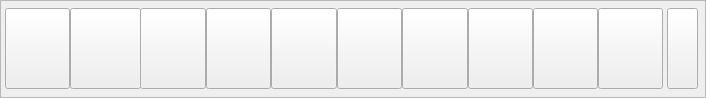
<?xml version="1.0" encoding="UTF-8"?>
<ui version="4.0">
 <class>ToolbarWin</class>
 <widget class="QWidget" name="ToolbarWin">
  <property name="geometry">
   <rect>
    <x>0</x>
    <y>0</y>
    <width>706</width>
    <height>98</height>
   </rect>
  </property>
  <property name="cursor">
   <cursorShape>PointingHandCursor</cursorShape>
  </property>
  <property name="windowTitle">
   <string>IndicateWin</string>
  </property>
  <property name="windowOpacity">
   <double>1.000000000000000</double>
  </property>
  <property name="styleSheet">
   <string notr="true"/>
  </property>
  <layout class="QHBoxLayout" name="horizontalLayout">
   <property name="spacing">
    <number>0</number>
   </property>
   <property name="leftMargin">
    <number>0</number>
   </property>
   <property name="topMargin">
    <number>0</number>
   </property>
   <property name="rightMargin">
    <number>0</number>
   </property>
   <property name="bottomMargin">
    <number>0</number>
   </property>
   <item>
    <widget class="QFrame" name="frameToolbar">
     <property name="toolTip">
      <string/>
     </property>
     <property name="styleSheet">
      <string notr="true"/>
     </property>
     <property name="frameShape">
      <enum>QFrame::StyledPanel</enum>
     </property>
     <property name="frameShadow">
      <enum>QFrame::Raised</enum>
     </property>
     <widget class="QPushButton" name="btnLogo">
      <property name="geometry">
       <rect>
        <x>5</x>
        <y>8</y>
        <width>65</width>
        <height>81</height>
       </rect>
      </property>
      <property name="sizePolicy">
       <sizepolicy hsizetype="Minimum" vsizetype="Minimum">
        <horstretch>0</horstretch>
        <verstretch>0</verstretch>
       </sizepolicy>
      </property>
      <property name="styleSheet">
       <string notr="true"/>
      </property>
      <property name="text">
       <string/>
      </property>
      <property name="flat">
       <bool>false</bool>
      </property>
     </widget>
     <widget class="QPushButton" name="btnSearch">
      <property name="geometry">
       <rect>
        <x>206</x>
        <y>8</y>
        <width>65</width>
        <height>81</height>
       </rect>
      </property>
      <property name="sizePolicy">
       <sizepolicy hsizetype="Minimum" vsizetype="Minimum">
        <horstretch>0</horstretch>
        <verstretch>0</verstretch>
       </sizepolicy>
      </property>
      <property name="styleSheet">
       <string notr="true"/>
      </property>
      <property name="text">
       <string/>
      </property>
     </widget>
     <widget class="QPushButton" name="btnMode">
      <property name="geometry">
       <rect>
        <x>70</x>
        <y>8</y>
        <width>71</width>
        <height>81</height>
       </rect>
      </property>
      <property name="sizePolicy">
       <sizepolicy hsizetype="Minimum" vsizetype="Minimum">
        <horstretch>0</horstretch>
        <verstretch>0</verstretch>
       </sizepolicy>
      </property>
      <property name="font">
       <font>
        <pointsize>12</pointsize>
       </font>
      </property>
      <property name="styleSheet">
       <string notr="true"/>
      </property>
      <property name="text">
       <string/>
      </property>
      <property name="iconSize">
       <size>
        <width>0</width>
        <height>0</height>
       </size>
      </property>
     </widget>
     <widget class="QPushButton" name="btnCharWidth">
      <property name="enabled">
       <bool>true</bool>
      </property>
      <property name="geometry">
       <rect>
        <x>271</x>
        <y>8</y>
        <width>66</width>
        <height>81</height>
       </rect>
      </property>
      <property name="sizePolicy">
       <sizepolicy hsizetype="Minimum" vsizetype="Minimum">
        <horstretch>0</horstretch>
        <verstretch>0</verstretch>
       </sizepolicy>
      </property>
      <property name="styleSheet">
       <string notr="true"/>
      </property>
      <property name="text">
       <string/>
      </property>
     </widget>
     <widget class="QPushButton" name="btnKeyboard">
      <property name="geometry">
       <rect>
        <x>402</x>
        <y>8</y>
        <width>66</width>
        <height>81</height>
       </rect>
      </property>
      <property name="sizePolicy">
       <sizepolicy hsizetype="Minimum" vsizetype="Minimum">
        <horstretch>0</horstretch>
        <verstretch>0</verstretch>
       </sizepolicy>
      </property>
      <property name="styleSheet">
       <string notr="true"/>
      </property>
      <property name="text">
       <string/>
      </property>
     </widget>
     <widget class="QPushButton" name="btnMark">
      <property name="geometry">
       <rect>
        <x>337</x>
        <y>8</y>
        <width>65</width>
        <height>81</height>
       </rect>
      </property>
      <property name="sizePolicy">
       <sizepolicy hsizetype="Minimum" vsizetype="Minimum">
        <horstretch>0</horstretch>
        <verstretch>0</verstretch>
       </sizepolicy>
      </property>
      <property name="styleSheet">
       <string notr="true"/>
      </property>
      <property name="text">
       <string/>
      </property>
     </widget>
     <widget class="QPushButton" name="btnSetting">
      <property name="geometry">
       <rect>
        <x>468</x>
        <y>8</y>
        <width>65</width>
        <height>81</height>
       </rect>
      </property>
      <property name="sizePolicy">
       <sizepolicy hsizetype="Minimum" vsizetype="Minimum">
        <horstretch>0</horstretch>
        <verstretch>0</verstretch>
       </sizepolicy>
      </property>
      <property name="styleSheet">
       <string notr="true"/>
      </property>
      <property name="text">
       <string/>
      </property>
     </widget>
     <widget class="QPushButton" name="btnGenerate">
      <property name="geometry">
       <rect>
        <x>140</x>
        <y>8</y>
        <width>66</width>
        <height>81</height>
       </rect>
      </property>
      <property name="sizePolicy">
       <sizepolicy hsizetype="Minimum" vsizetype="Minimum">
        <horstretch>0</horstretch>
        <verstretch>0</verstretch>
       </sizepolicy>
      </property>
      <property name="font">
       <font>
        <pointsize>11</pointsize>
       </font>
      </property>
      <property name="text">
       <string/>
      </property>
     </widget>
     <widget class="QPushButton" name="btnCharSet">
      <property name="geometry">
       <rect>
        <x>533</x>
        <y>8</y>
        <width>65</width>
        <height>81</height>
       </rect>
      </property>
      <property name="sizePolicy">
       <sizepolicy hsizetype="Minimum" vsizetype="Minimum">
        <horstretch>0</horstretch>
        <verstretch>0</verstretch>
       </sizepolicy>
      </property>
      <property name="styleSheet">
       <string notr="true"/>
      </property>
      <property name="text">
       <string/>
      </property>
     </widget>
     <widget class="QPushButton" name="btnCharFont">
      <property name="geometry">
       <rect>
        <x>598</x>
        <y>8</y>
        <width>65</width>
        <height>81</height>
       </rect>
      </property>
      <property name="sizePolicy">
       <sizepolicy hsizetype="Minimum" vsizetype="Minimum">
        <horstretch>0</horstretch>
        <verstretch>0</verstretch>
       </sizepolicy>
      </property>
      <property name="styleSheet">
       <string notr="true"/>
      </property>
      <property name="text">
       <string/>
      </property>
     </widget>
     <widget class="QPushButton" name="btnMenuExtend">
      <property name="geometry">
       <rect>
        <x>667</x>
        <y>8</y>
        <width>31</width>
        <height>81</height>
       </rect>
      </property>
      <property name="sizePolicy">
       <sizepolicy hsizetype="Minimum" vsizetype="Minimum">
        <horstretch>0</horstretch>
        <verstretch>0</verstretch>
       </sizepolicy>
      </property>
      <property name="styleSheet">
       <string notr="true"/>
      </property>
      <property name="text">
       <string/>
      </property>
     </widget>
    </widget>
   </item>
  </layout>
 </widget>
 <layoutdefault spacing="6" margin="11"/>
 <resources/>
 <connections/>
</ui>
